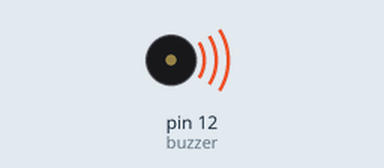
A sketch run on a simulated Arduino Uno, built with avr-gcc and run on an emulated ATmega328P. Parts: buzzer (waves = sounding).

Above: at 0.1 s.
Timing chart, 0 to 1.6 s (numbered marks = the images above):
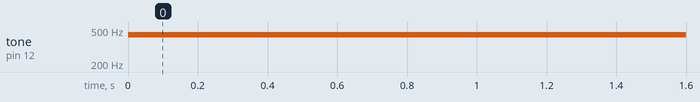

The sketch:

buzzer.ino
```cpp
const int buzzer=12;

void setup() {
  // put your setup code here, to run once:
  pinMode(buzzer,12);
}

void loop() {
  // put your main code here, to run repeatedly:
  tone(buzzer,440,1000);
}
```

Measured:
- by itself, tone on pin 12 (buzzer): silent → 440 Hz at 0.00 s
